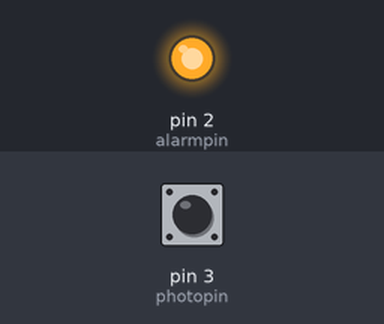
Recording of a sketch running on a simulated Arduino Uno, built with avr-gcc and run on an emulated ATmega328P. Shown: output pins drawn as LEDs (lit = HIGH). Inputs (shaded band) come from the test bench; at power-on: pin 3 (photopin) HIGH. What the sketch prints to the serial monitor is not drawn.

Above: at 1.0 s.
At 3.0 s:
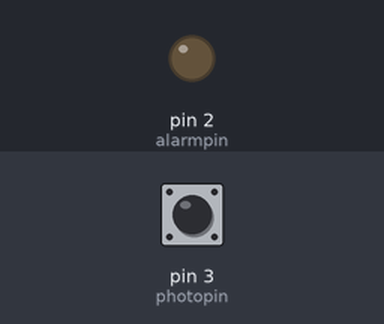
Timing chart, 0 to 5.3 s (numbered marks = the images above):
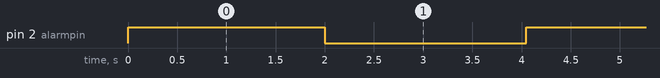

Measured:
- by itself, pin 2 (alarmpin): alternates HIGH for 2.0 s and LOW for 2.1 s

The sketch:

fume_hood_code.ino
```cpp
const int photopin = 3;
const int irpin = 14;
const int hallpin = 4;
const int alarmpin = 2;

const int sensor = 0;

int threshhold = 511;
int samplerate = 50;
int alarmtime = 2000;
int cooldown = 2000;
int val = 0;

void setup() {
    Serial.begin(9600);
    pinMode(alarmpin, OUTPUT);
    digitalWrite(alarmpin, LOW);
    pinMode(photopin, INPUT_PULLUP);
    pinMode(irpin, INPUT);
    pinMode(hallpin, INPUT);

}

void loop() {
    if(sensor == 0) {
        Serial.println(digitalRead(photopin));
        if(digitalRead(photopin) == HIGH) {
            digitalWrite(alarmpin, HIGH);
            delay(alarmtime);
            digitalWrite(alarmpin, LOW);
            delay(cooldown);
        }
    }
    if(sensor == 1) {
        val = analogRead(irpin);
        Serial.println(val);
        if(val > threshhold) {
            digitalWrite(alarmpin, HIGH);
            delay(alarmtime);
            digitalWrite(alarmpin, LOW);
            delay(cooldown);
        }
    }
    if(sensor == 2) {
        Serial.println(digitalRead(hallpin));
        if(digitalRead(hallpin) == LOW) {
            digitalWrite(alarmpin, HIGH);
            delay(alarmtime);
            digitalWrite(alarmpin, LOW);
            delay(cooldown);
        }
    }
    delay(samplerate);
}
```
